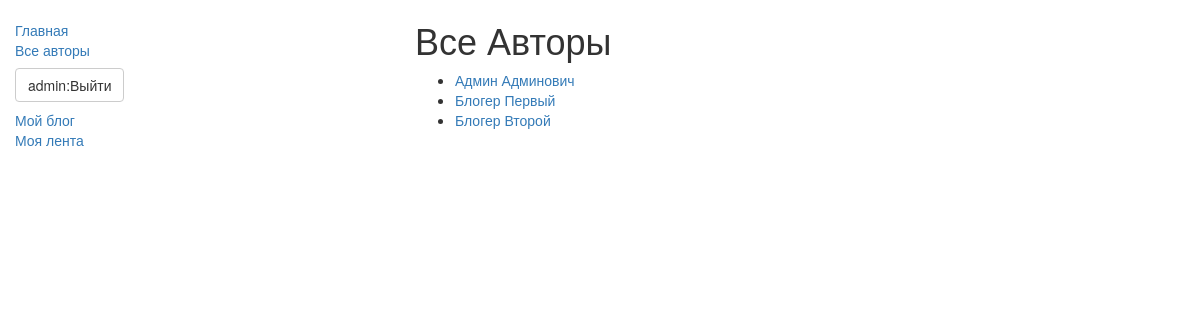
Page /authors/ (signed in) on the committed database.
### blog/models.py (models this page shows, shortened)
class Profile(models.Model):
    user = models.OneToOneField(User, on_delete=models.CASCADE)
    blog_name = models.CharField(max_length=1024, verbose_name='Название блога')
    subscribes = models.ManyToManyField("self", blank=True, symmetrical=False)  # Подписки
    def get_absolute_url(self):
        return '/author/%i/' % self.pk

### blog/views.py (the view)
# urls.py: url(r'^authors/$', views.AutorsListView.as_view(model=blog.Profile), name='authors'),
class AutorsListView(ListView):
    model = Profile
    context_object_name = 'authors_list'
    template_name = 'authors/authors_list.html'

### blog/templates/authors/authors_list.html
{% extends 'base_generic.html' %} {% block title %} Все Авторы {% endblock title %} {% block content %}
<h1>Все Авторы</h1>
{% if authors_list %}
<ul>
    {% for author in authors_list %}
    <li>
        <a href="{{ author.get_absolute_url }}">{{ author.user.first_name }} {{ author.user.last_name }}</a>
    </li>
    {% endfor %}
</ul>
{% else %}
<p>Пока никого нет...</p>
{% endif %} {% endblock content %}

### blog/templates/base_generic.html (shortened to what this page needs)
<!DOCTYPE html>
<html lang="ru">
<head>
    <link rel="stylesheet" href="https://maxcdn.bootstrapcdn.com/bootstrap/3.3.7/css/bootstrap.min.css">
    {% load static %}
    <link rel="stylesheet" href="{% static 'css/styles.css' %}">
</head>
<body>
    <div class="container-fluid">
        <div class="row">
            <div class="col-sm-4">
                {% block sidebar %}
                <ul class="sidebar-nav">
                    <li><a href="{% url 'index' %}">Главная</a></li>
                    <li><a href="{% url 'authors' %}">Все авторы</a></li>
                    {% if not user.is_authenticated %}
                    <li><a href="{% url 'login' %}" class="btn btn-default navbar-btn">Войти</a></li>
                    {% else %}
                    <li><a href="{% url 'logout' %}" class="btn btn-default navbar-btn">{{user.username}}:Выйти</a></li>
                    <li><a href="{% url 'author_blog_list' author_id=user.id %}">Мой блог</a></li>
                    <li><a href="{% url 'ribbon' %}">Моя лента</a></li>
                    {% endif %}
                </ul>
                {% endblock %}
            </div>
            <div class="col-sm-8">
                {% block content %} {% endblock %}
            </div>
        </div>
    </div>
</body>
</html>

### static/css/styles.css (style rules this page uses)
.sidebar-nav { margin-top: 20px; padding: 0; list-style: none; }

### rows in the picture
Profile: user.first_name "Админ", user.last_name "Админович"
Profile: user.first_name "Блогер", user.last_name "Первый"
Profile: user.first_name "Блогер", user.last_name "Второй"

### other values in the picture
{{ user.username }} "admin"
